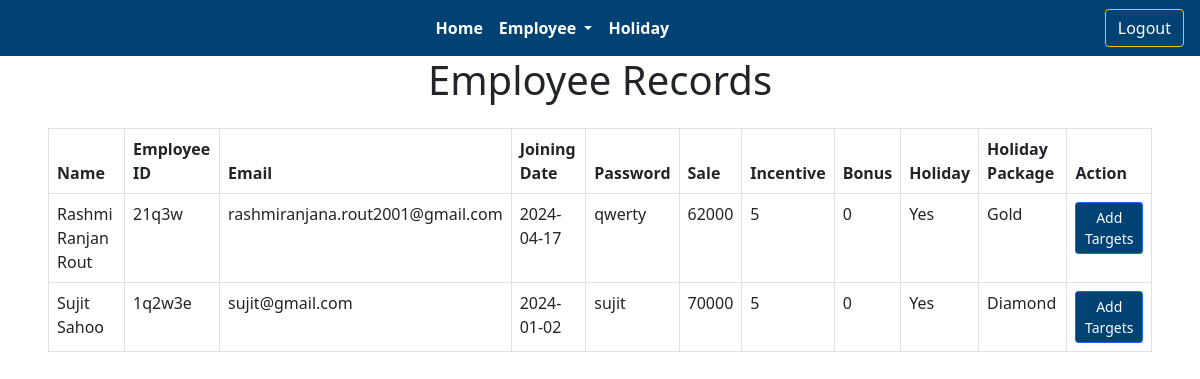
Page /employees.php on the committed database.
### tables this page shows
CREATE TABLE `sales` (
  `id` int(40) NOT NULL,
  `employeeid` varchar(50) NOT NULL,
  `total_sale` int(40) NOT NULL,
  `incentive` varchar(30) NOT NULL,
  `bonus` varchar(30) NOT NULL,
  `holiday` varchar(40) NOT NULL,
  `holiday_package` varchar(40) NOT NULL
);

CREATE TABLE `employee` (
  `id` int(10) NOT NULL,
  `name` varchar(50) NOT NULL,
  `email` varchar(40) NOT NULL,
  `employeeid` varchar(40) NOT NULL,
  `joining_date` date NOT NULL,
  `password` varchar(40) NOT NULL
);

### employees.php (the view, shortened to what this page needs)
<?php
include('Assets/Backend/dbconfig.php');
$query = "SELECT employee.*, sales.incentive, sales.bonus, sales.holiday ,sales.total_sale,sales.holiday_package
          FROM employee
          LEFT JOIN sales ON employee.employeeid = sales.employeeid";
$result = mysqli_query($conn, $query);
?>
<?php include 'navbar.php' ?>
<div class="row mx-5">
    <div class="col-md-12">
        <h1 class="mb-4 text-center">Employee Records</h1>
        <table class="table table-bordered">
            <thead>
                <tr>
                    <th>Name</th>
                    <th>Employee ID</th>
                    <th>Email</th>
                    <th>Joining Date</th>
                    <th>Password</th>
                    <th>Sale</th>
                    <th>Incentive</th>
                    <th>Bonus</th>
                    <th>Holiday</th>
                    <th>Holiday Package</th>
                    <th>Action</th>
                </tr>
            </thead>
            <tbody>
                <?php while ($row = mysqli_fetch_assoc($result)) { ?>
                    <tr>
                        <td><?php echo $row['name']; ?></td>
                        <td><?php echo $row['employeeid']; ?></td>
                        <td><?php echo $row['email']; ?></td>
                        <td><?php echo $row['joining_date']; ?></td>
                        <td><?php echo $row['password']; ?></td>
                        <td><?php echo $row['total_sale']; ?></td>
                        <td><?php echo $row['incentive']; ?></td>
                        <td><?php echo $row['bonus']; ?></td>
                        <td><?php echo $row['holiday']; ?></td>
                        <td><?php echo $row['holiday_package']; ?></td>
                        <td><a href="add_targets.php?id=<?php echo $row['id']; ?>" class="btn btn-primary btn-sm">Add Targets</a></td>
                    </tr>
                <?php } ?>
            </tbody>
        </table>
    </div>
</div>

### style.css (style rules this page uses)
.row { --bs-gutter-x: 0; }

### navbar.php (style rules this page uses)
.btn { background: #004274; color: white; }

### rows in the picture
sales: employee.name "Rashmi Ranjan Rout", employee.employeeid "21q3w", employee.email "rashmiranjana.rout2001@gmail.com", employee.joining_date "2024-04-17", employee.password "qwerty", total_sale "62000", incentive "5", bonus "0", holiday "Yes", holiday_package "Gold"
sales: employee.name "Sujit Sahoo", employee.employeeid "1q2w3e", employee.email "sujit@gmail.com", employee.joining_date "2024-01-02", employee.password "sujit", total_sale "70000", incentive "5", bonus "0", holiday "Yes", holiday_package "Diamond"
